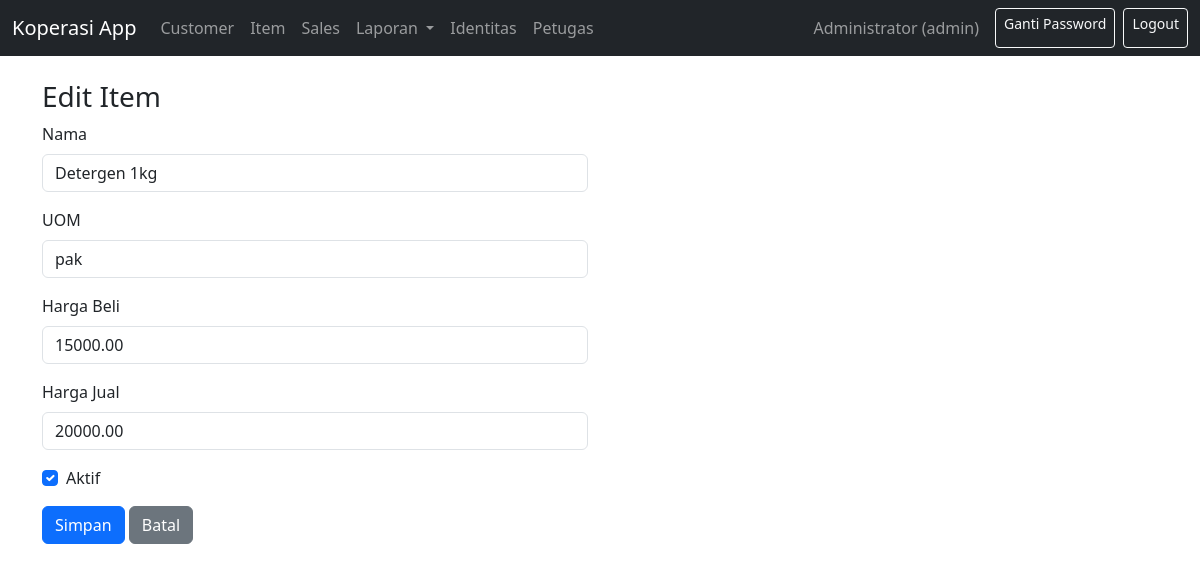
Page /index.php?r=items/edit&id=1 (signed in) on the committed database.
### tables this page shows
CREATE TABLE items (
  id_item INT AUTO_INCREMENT PRIMARY KEY,
  nama_item VARCHAR(150) NOT NULL,
  uom VARCHAR(30) NOT NULL,  
  harga_beli DECIMAL(14,2) NOT NULL DEFAULT 0.00,
  harga_jual DECIMAL(14,2) NOT NULL DEFAULT 0.00,
  is_active TINYINT(1) NOT NULL DEFAULT 1
);

### app/controllers/BaseController.php (called while the page is built, shortened)
<?php
class BaseController
{
    public function __construct(PDO $pdo)
    {
        $this->pdo = $pdo;
    }
    protected function view(string $view, array $data = []): void
    {
        include __DIR__ . '/../views/partials/layout.php';
    }
}

### app/controllers/ItemController.php (called while the page is built, shortened)
<?php
require_once __DIR__.'/BaseController.php';
class ItemController extends BaseController {
  public function edit() {
    $id = (int)($_GET['id'] ?? 0);
    $item = $this->pdo->prepare("SELECT * FROM items WHERE id_item=?");
    $item->execute([$id]);
    $item = $item->fetch();
    $this->view(__DIR__.'/../views/items/edit.php', compact('item'));
  }
}

### public/index.php (called while the page is built, shortened)
<?php
require_once __DIR__ . '/../config/db.php';
$route = $_GET['r'] ?? 'auth/login';
list($controller, $action) = array_pad(explode('/', $route), 2, null);
function dispatch($pdo, $controller, $action) {
  $obj = new $className($pdo);
  $obj->$action();
}
dispatch($pdo, $controller, $action);

### app/views/items/edit.php (the view)
<h3>Edit Item</h3>
<form method="post">
  <div class="row">
    <div class="col-md-6">
      <div class="mb-3">
        <label class="form-label">Nama</label>
        <input class="form-control" name="nama_item" value="<?php echo htmlspecialchars($item['nama_item'] ?? ''); ?>" required>
      </div>
      <div class="mb-3">
        <label class="form-label">UOM</label>
        <input class="form-control" name="uom" value="<?php echo htmlspecialchars($item['uom'] ?? ''); ?>" required>
      </div>
      <div class="mb-3">
        <label class="form-label">Harga Beli</label>
        <input type="number" step="0.01" class="form-control" name="harga_beli" value="<?php echo htmlspecialchars($item['harga_beli'] ?? ''); ?>" required>
      </div>
      <div class="mb-3">
        <label class="form-label">Harga Jual</label>
        <input type="number" step="0.01" class="form-control" name="harga_jual" value="<?php echo htmlspecialchars($item['harga_jual'] ?? ''); ?>" required>
      </div>
      <div class="form-check mb-3">
        <input class="form-check-input" type="checkbox" name="is_active" value="1" <?php echo (int)($item['is_active'] ?? 1) ? 'checked' : ''; ?>>
        <label class="form-check-label">Aktif</label>
      </div>
      <button class="btn btn-primary">Simpan</button>
      <a class="btn btn-secondary" href="index.php?r=items/index">Batal</a>
    </div>
  </div>
</form>

### rows in the picture
items: nama_item "Detergen 1kg", uom "pak", harga_beli "15000.00", harga_jual "20000.00", is_active "☑"

### other values in the picture
$userName "Administrator"
$lv "admin"
